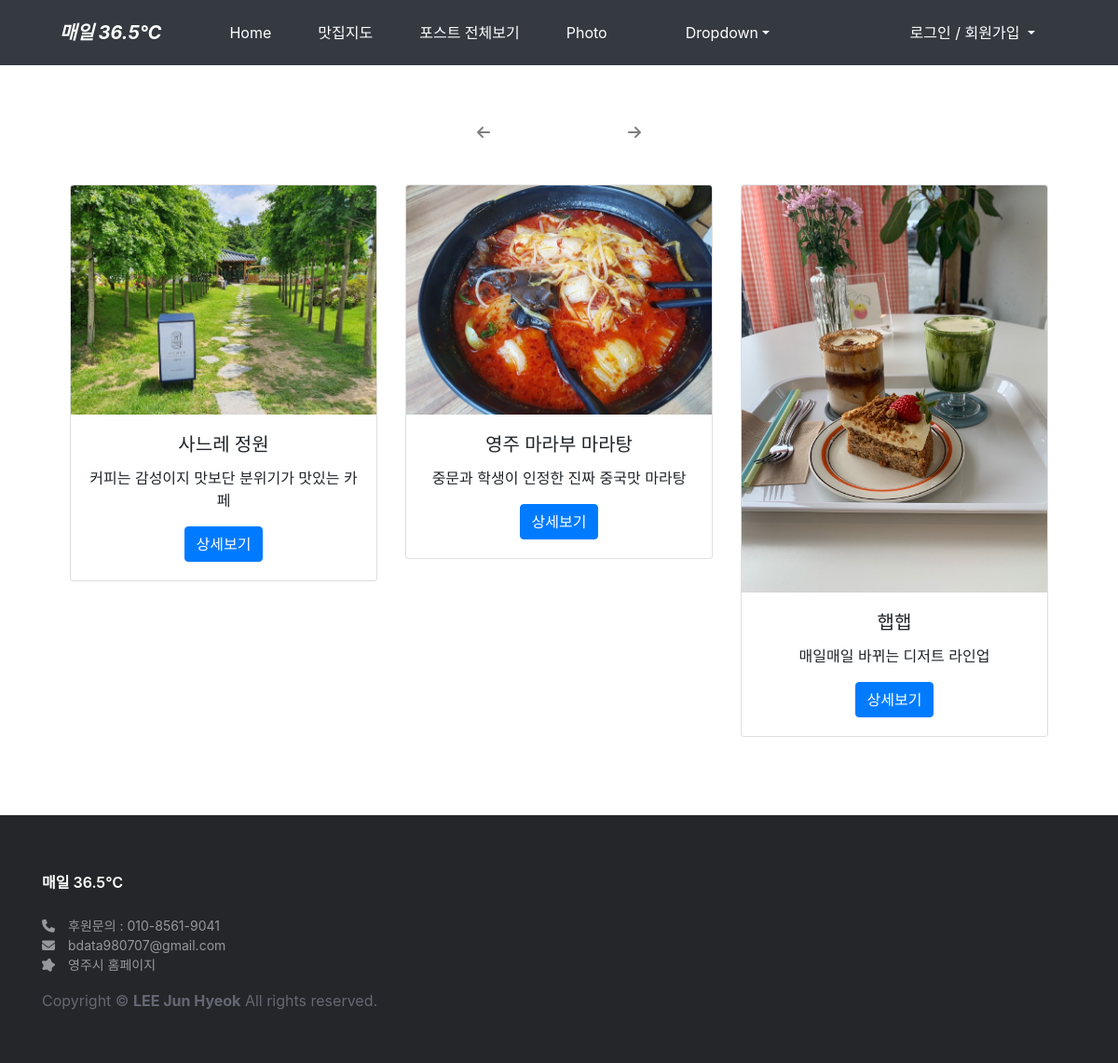
The page / on the database its author committed.
### blog/models.py (models this page shows, shortened)
class Post(models.Model):
    title = models.CharField('TITLE', max_length=50)
    slug = models.SlugField('SLUG', unique=True, allow_unicode=True, help_text='one word for title alias')
    description = models.CharField('DESCRIPTION', max_length=100, blank=True, help_text='simple description text')
    image = models.ImageField(upload_to='images/', blank=True, null = True)
    content = models.TextField('CONTENT')
    create_dt = models.DateTimeField('CREATE DATE', auto_now_add=True)
    modify_dt = models.DateTimeField('MODIFY DATE', auto_now=True)
    tags = TaggableManager(blank=True)
    owner = models.ForeignKey(User, on_delete=models.CASCADE, verbose_name='OWNER', blank=True, null=True)
    name =models.CharField(max_length=15,blank=True, null=True)
    location = models.CharField(max_length=50,default='',blank=True, null=True)
    latitude=models.FloatField(default=0.0,blank=True, null=True)
    longitude=models.FloatField(default=0.0,blank=True, null=True)
    class Meta:
        verbose_name = 'post'
        verbose_name_plural = 'posts'
        db_table = 'blog_posts'
        ordering = ('-modify_dt',)
    def get_absolute_url(self):
        return reverse('blog:post_detail', args=(self.slug,))

### mysite/views.py (the view)
# urls.py: path('', views.HomeView.as_view(), name='home'),
class HomeView(TemplateView):
    template_name = 'home.html'
    def get_context_data(self, **kwargs):
        context = super().get_context_data(**kwargs)
        count = Post.objects.all().count()
        post_arr = []
        for i in  range(0, count, 3):
            post_arr.append(Post.objects.all()[i:i+3])
        context["post_arr"] = post_arr
        return context

### templates/home.html (shortened to what this page needs)
{% extends 'base.html' %}
{% load static %}
{% block content %}
<section>
    <div class="container">
        <div id="carouselMultiItemExample" class="carousel slide carousel-dark text-center" data-ride="carousel">
            <div class="d-flex justify-content-center mb-4">
                <a class="carousel-control-prev position-relative" role="button" href="#carouselMultiItemExample"
                    data-slide="prev">
                    <span class="carousel-control-prev-icon" aria-hidden="true">
                        <i class="fa-solid fa-arrow-left"></i>
                    </span>
                </a>
                <a class="carousel-control-next position-relative" role="button" href="#carouselMultiItemExample"
                    data-slide="next">
                    <span class="carousel-control-next-icon" aria-hidden="true">
                        <i class="fa-solid fa-arrow-right"></i>
                    </span>
                </a>
            </div>
            <div class="carousel-inner py-4">
                {% for posts in post_arr %}
                    {% if forloop.counter == 1 %}
                    <div class="carousel-item active">
                        <div class="container">
                            <div class="row">
                                {% for post in posts %}
                                <div class="col-lg-4 d-none d-lg-block">
                                    <div class="card">
                                        <img src="{{ post.image.url }}"
                                            class="card-img-top" alt="{{ post.title }}" />
                                        <div class="card-body">
                                            <h5 class="card-title">{{ post.title }}</h5>
                                            <p class="card-text">
                                                {{ post.description }}
                                            </p>
                                            <a href="{{ post.get_absolute_url }}" class="btn btn-primary">상세보기</a>
                                        </div>
                                    </div>
                                </div>
                                {% endfor %}
                            </div>
                        </div>
                    </div>
                    {% endif %}
                {% endfor %}
            </div>
        </div>
    </div>
</section>
{% endblock %}

### templates/base.html (shortened to what this page needs)
<!DOCTYPE html>
<html lang="ko">
<head>
    <link rel="stylesheet" href="https://maxcdn.bootstrapcdn.com/bootstrap/4.5.0/css/bootstrap.min.css">
    <link rel="stylesheet" as="style" crossorigin href="https://cdn.jsdelivr.net/gh/orioncactus/pretendard@v1.3.5/dist/web/static/pretendard.css" />
</head>
<body>
    <nav class="navbar navbar-expand-lg navbar-dark bg-dark">
        <span class="navbar-brand mx-5 mb-0 font-weight-bold font-italic">매일 36.5℃</span>
        <div class="collapse navbar-collapse" id="navbarSupportedContent">
            <ul class="navbar-nav mr-auto">
                <li class="nav-item mx-1 btn">
                    <a class="nav-link text-white" href="{% url 'home' %}">Home</a>
                </li>
                <li class="nav-item mx-1 btn">
                    <a class="nav-link text-white" href="{% url 'bookmark:index' %}">맛집지도</a>
                </li>
                <li class="nav-item mx-1 btn">
                    <a class="nav-link text-white" href="{% url 'blog:index' %}">포스트 전체보기</a>
                </li>
                <li class="nav-item mx-1 btn">
                    <a class="nav-link text-white" href="{% url 'photo:index' %}">Photo</a>
                </li>
                <li class="nav-item dropdown mx-1 btn">
                <li class="nav-item dropdown mx-1 btn">
                    <a class="nav-link dropdown-toggle text-white" href="#" data-toggle="dropdown">Dropdown</a>
                </li>
            </ul>
            <ul class="navbar-nav mx-5">
                <li class="nav-item dropdown mx-1 btn btn-dark">
                    {% if user.is_active %}
                    <a class="nav-link dropdown-toggle text-white" href="#" data-toggle="dropdown">
                        <i class="fas fa-user"></i>&ensp;{% firstof user.get_short_name user.get_username %}&ensp;
                    </a>
                    <div class="dropdown-menu">
                        <a class="dropdown-item" href="{% url 'logout' %}">Logout</a>
                        <a class="dropdown-item" href="{% url 'password_change' %}">Change Password</a>
                    </div>
                    {% else %}
                    <a class="nav-link dropdown-toggle text-white" href="#" data-toggle="dropdown">
                        로그인 / 회원가입
                    </a>
                    {% endif %}
                </li>
            </ul>
        </div>
    </nav>
    <div id="main-wrapper">
        <div id="main-content" class="container">
            {% block content %}
            {% endblock %}
        </div>
    </div>
    <footer>
        <div class="container">
            <div class="footer_logo">매일 36.5℃</div>
            <div id="contact_info">
                <p>
                    <a class="text-decoration-none" href="tel:+821085619041"><i class="fa-solid fa-phone"></i>&emsp;후원문의 : 010-8561-9041</a>
                    <br>
                    <a class="text-decoration-none" href="mailto:bdata980707@gmail.com"><i class="fa-solid fa-envelope"></i>&emsp;bdata980707@gmail.com</a>
                    <br>
                    <a class="text-decoration-none" href="https://yeongju.go.kr/open_content/main/index.do" target="_blank"><i class="fa-solid fa-splotch"></i>&emsp;영주시 홈페이지</a>
                </p>
            </div>
            <p style="color:#646873">Copyright © <b>LEE Jun Hyeok</b> All rights reserved.</p>
        </div>
    </footer>
</body>
</html>

### templates/base.html (style rules this page uses)
* { font-family: Pretendard, -apple-system, BlinkMacSystemFont, system-ui, Roboto, "Helvetica Neue", "Segoe UI", "Apple SD Gothic Neo", "Noto Sans KR", "Malgun Gothic", "Apple Color Emoji", "Segoe UI Emoji", "Segoe UI Symbol", sans-serif; }
html, body { margin: 0; padding: 0; height: 100%; }
#main-wrapper { margin: 60px 0; height: auto; min-height: 100%; padding-bottom: 266px; }
footer { height: 266px; position: relative; transform : translateY(-100%); width: 100%; padding: 60px 0; background: #252629; }
#contact_info * { color: #96989c; font-size: 14px; }
footer .footer_logo { padding-bottom: 24px; color: #fff; font-weight: 600; }

### templates/home.html (style rules this page uses)
.carousel-control-next, .carousel-control-prev { color:black }

### rows shown on the page
Post: image (picture), title "사느레 정원", description "커피는 감성이지 맛보단 분위기가 맛있는 카페"
Post: image (picture), title "영주 마라부 마라탕", description "중문과 학생이 인정한 진짜 중국맛 마라탕"
Post: image (picture), title "햅햅", description "매일매일 바뀌는 디저트 라인업"
